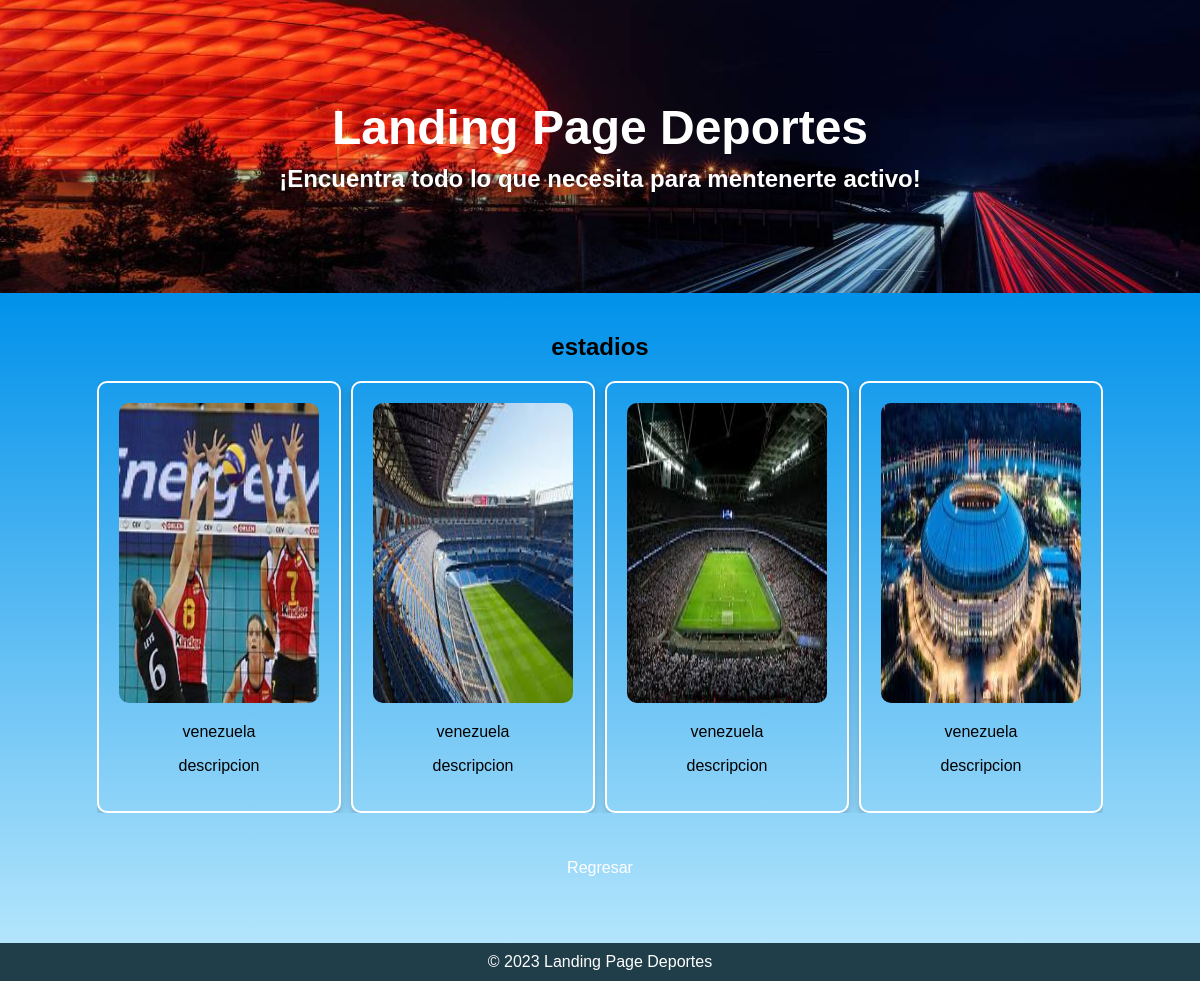
/home/detalle_estadios/, run on the app's committed database.
### Deportes/models.py (models this page shows, shortened)
class Mensaje(models.Model):
    fondo = models.ImageField(upload_to='imagenes',null=True,blank=True ,default='/Deportes/media/encabesado.jpeg')
    msj = models.CharField(max_length=200 , default="Landing Page Deportes")
    subtitulo = models.CharField(max_length=200 , default="¡Encuentra todo lo que necesita para mentenerte")

class Estadio(models.Model):
    imagen1 = models.ImageField(upload_to='imagenes',null=True,blank=True, default='/Deportes/media/estadio1.jpeg')
    imagen2 = models.ImageField(upload_to='imagenes',null=True,blank=True ,default='/Deportes/media/estadio2.jpeg')
    imagen3 = models.ImageField(upload_to='imagenes',null=True,blank=True ,default='/Deportes/media/estadio3.jpeg')
    imagen4 = models.ImageField(upload_to='imagenes',null=True,blank=True, default='/Deportes/media/estadio4.jpeg')
    nombre = models.CharField(max_length=200 , default='deporte ')
    pais = models.CharField(max_length=200 , default='pais' )
    descripcion = models.CharField(max_length=200 , default='descripcion')

### Deportes/views.py (the view)
# urls.py: path('detalle_estadios/', views.DetalleEstadios, name='DetalleEstadios'),
def DetalleEstadios(request):
    mensaje = Mensaje.objects.first()
    estadios = Estadio.objects.all()
    datos_estadios = []
    for estadio in estadios:
        datos_estadios.append({
            'nombre': estadio.nombre,
            'pais': estadio.pais,
            'descripcion': estadio.descripcion,
            'imagen1_url': estadio.imagen1.url,
            'imagen2_url': estadio.imagen2.url,
            'imagen3_url': estadio.imagen3.url,
            'imagen4_url': estadio.imagen4.url,
        })
    datos = {
        'titulo': mensaje.msj if mensaje else "Landing Page Deportes",
        'subtitulo': mensaje.subtitulo if mensaje else "¡Encuentra todo lo que necesita para mentenerte",
        'estadios': datos_estadios,
    }
    return render(request, 'detalle_estadios.html', datos)

### Deportes/templates/detalle_estadios.html (shortened to what this page needs)
<!DOCTYPE html>
<html lang="en">
<head>
  <link rel="stylesheet" href="https://cdnjs.cloudflare.com/ajax/libs/font-awesome/6.0.0-beta3/css/all.min.css" />
</head>
<body>
  <div class="header">
    <h1>{{ titulo }}</h1>
    <h3>{{ subtitulo }}</h3>
  </div>
  <div class="content">
    {% for estadio in estadios %}
    <h2>{{ estadio.nombre }}</h2>
    <div class="gallery">
        <div class="gallery-item">
            <img src="{{ estadio.imagen1_url }}" alt="">
            <p>{{ estadio.pais }}</p>
            <p>{{ estadio.descripcion }}</p>
        </div>
        <div class="gallery-item">
            <img src="{{ estadio.imagen2_url }}" alt="">
            <p>{{ estadio.pais }}</p>
            <p>{{ estadio.descripcion }}</p>
        </div>
        <div class="gallery-item">
            <img src="{{ estadio.imagen3_url }}" alt="">
            <p>{{ estadio.pais }}</p>
            <p>{{ estadio.descripcion }}</p>
        </div>
        <div class="gallery-item">
            <img src="{{ estadio.imagen4_url }}" alt="">
            <p>{{ estadio.pais }}</p>
            <p>{{ estadio.descripcion }}</p>
        </div>
    </div>
    {% endfor %}
    <p><a href="{% url 'galeriaFotos' %}" class="btn">Regresar</a></p>
</div>
  <footer>© 2023 Landing Page Deportes</footer>
</body>
</html>

### Deportes/templates/detalle_estadios.html (style rules this page uses)
body { font-family: Arial, sans-serif; margin: 0; padding: 0; text-align: center; display: flex; flex-direction: column; align-items: center; }
.header { color: rgb(0, 0, 0); padding: 100px 20px; background-image: url('/Deportes/media/encabesado.jpeg'); background-size: cover; background-position: center; width: 100%; }
.header h1 { color: white; margin: 0; font-size: 3em; }
.header h3 { color: white; font-size: 1.5em; margin: 10px 0 0; }
.content { padding: 20px; width: 100%; background: linear-gradient(to bottom, #0091EA, #B3E5FC); display: flex; flex-direction: column; align-items: center; box-sizing: border-box; }
.gallery { display: flex; gap: 10px; justify-content: center; overflow-x: auto; }
.gallery-item { padding: 20px; background-color: rgba(255, 255, 255, 0); border-radius: 10px; box-shadow: 0 4px 8px rgba(0, 0, 0, 0.2); transition: transform 0.3s ease-in-out; border: 2px solid white; }
.gallery img { width: 200px; height: 300px; border-radius: 10px; }
footer { padding: 10px; color: white; background-color: #1F3E49; width: 100%; text-align: center; }
.btn { display: inline-block; margin: 20px 10px; padding: 10px 20px; font-size: 1em; color: #fff; border: none; border-radius: 5px; text-decoration: none; cursor: pointer; }

### data on the page
Mensaje: msj "Landing Page Deportes", subtitulo "¡Encuentra todo lo que necesita para mentenerte activo!"
Estadio: nombre "estadios", pais "venezuela", descripcion "descripcion", pais "venezuela", descripcion "descripcion", pais "venezuela", descripcion "descripcion", pais "venezuela", descripcion "descripcion"
